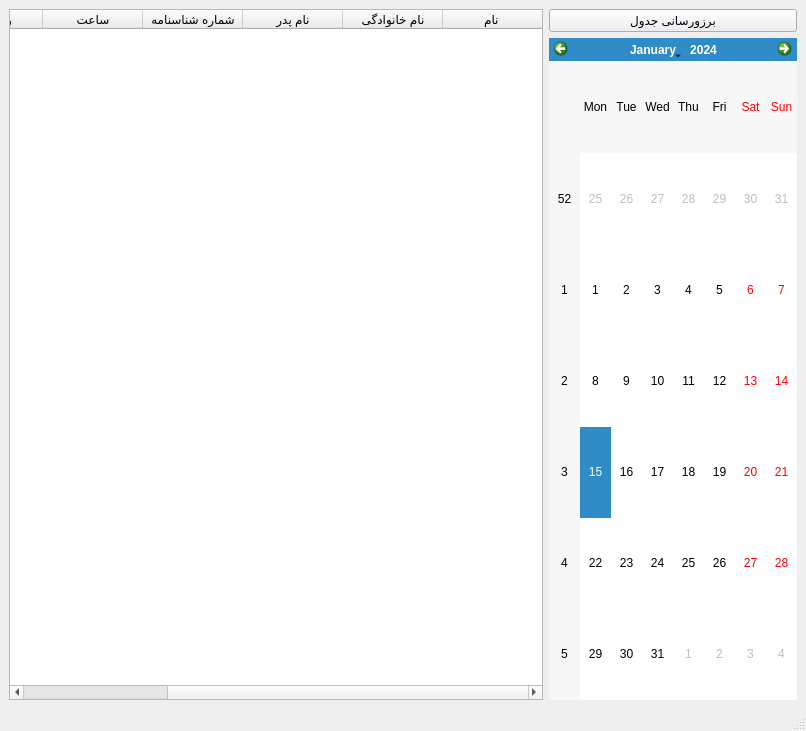
<?xml version="1.0" encoding="UTF-8"?>
<ui version="4.0">
 <class>MainWindow</class>
 <widget class="QMainWindow" name="MainWindow">
  <property name="geometry">
   <rect>
    <x>0</x>
    <y>0</y>
    <width>806</width>
    <height>731</height>
   </rect>
  </property>
  <property name="windowTitle">
   <string>MainWindow</string>
  </property>
  <widget class="QWidget" name="centralwidget">
   <layout class="QHBoxLayout" name="horizontalLayout">
    <item>
     <widget class="QTableWidget" name="tableWidget">
      <property name="layoutDirection">
       <enum>Qt::RightToLeft</enum>
      </property>
      <column>
       <property name="text">
        <string>نام </string>
       </property>
      </column>
      <column>
       <property name="text">
        <string>نام خانوادگی</string>
       </property>
      </column>
      <column>
       <property name="text">
        <string>نام پدر</string>
       </property>
      </column>
      <column>
       <property name="text">
        <string>شماره شناسنامه</string>
       </property>
      </column>
      <column>
       <property name="text">
        <string>ساعت</string>
       </property>
      </column>
      <column>
       <property name="text">
        <string>ویرایش</string>
       </property>
       <property name="textAlignment">
        <set>AlignCenter</set>
       </property>
      </column>
      <column>
       <property name="text">
        <string>حذف</string>
       </property>
       <property name="textAlignment">
        <set>AlignCenter</set>
       </property>
      </column>
     </widget>
    </item>
    <item>
     <layout class="QVBoxLayout" name="verticalLayout">
      <item>
       <widget class="QPushButton" name="update">
        <property name="text">
         <string>برزورسانی جدول</string>
        </property>
       </widget>
      </item>
      <item>
       <widget class="QCalendarWidget" name="calendar">
        <property name="sizePolicy">
         <sizepolicy hsizetype="Fixed" vsizetype="Preferred">
          <horstretch>0</horstretch>
          <verstretch>0</verstretch>
         </sizepolicy>
        </property>
        <property name="minimumSize">
         <size>
          <width>200</width>
          <height>0</height>
         </size>
        </property>
        <property name="baseSize">
         <size>
          <width>0</width>
          <height>0</height>
         </size>
        </property>
       </widget>
      </item>
     </layout>
    </item>
   </layout>
  </widget>
  <widget class="QMenuBar" name="menubar">
   <property name="geometry">
    <rect>
     <x>0</x>
     <y>0</y>
     <width>806</width>
     <height>26</height>
    </rect>
   </property>
  </widget>
  <widget class="QStatusBar" name="statusbar"/>
 </widget>
 <resources/>
 <connections/>
</ui>
